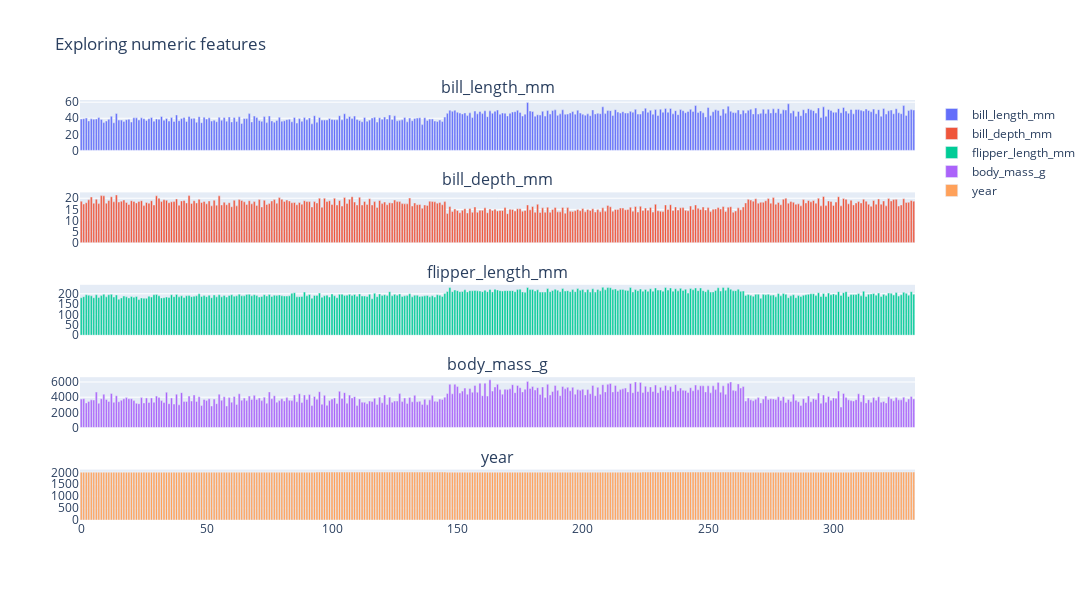

Notebook cell for this chart:
### Markdown cell above
# Шаг 2. Подготовка
У нас есть текстовые переменные и численные. Сразу выделим численные переменные и посмотрим на данные, чтобы визуально исключить outliers.

### Code cell
numeric_columns = ['bill_length_mm','bill_depth_mm','flipper_length_mm','body_mass_g','year']

fig = make_subplots(rows=5, cols=1, shared_xaxes=True, 
                    subplot_titles=numeric_columns)

for i in range(1,6):
    fig.add_trace(
        go.Bar(x=df.index, y=df[numeric_columns[i-1]],name=numeric_columns[i-1]),
        row=i, col=1
    )
    
fig.update_layout(height=600, width=1200, title_text="Exploring numeric features")

fig.show()

### Figure 1 — Plotly figure (JSON) as saved in the notebook; plotly's stock layout.template omitted (floating-point values rounded to 4 significant figures; data arrays with more than 128 entries replaced by an {"elided": "..."} marker saying what was removed)
{"data": [{"name": "bill_length_mm", "type": "bar", "x": {"elided": "333 int values"}, "xaxis": "x", "y": {"elided": "333 float values"}, "yaxis": "y"}, {"name": "bill_depth_mm", "type": "bar", "x": {"elided": "333 int values"}, "xaxis": "x2", "y": {"elided": "333 float values"}, "yaxis": "y2"}, {"name": "flipper_length_mm", "type": "bar", "x": {"elided": "333 int values"}, "xaxis": "x3", "y": {"elided": "333 int values"}, "yaxis": "y3"}, {"name": "body_mass_g", "type": "bar", "x": {"elided": "333 int values"}, "xaxis": "x4", "y": {"elided": "333 int values"}, "yaxis": "y4"}, {"name": "year", "type": "bar", "x": {"elided": "333 int values"}, "xaxis": "x5", "y": {"elided": "333 int values"}, "yaxis": "y5"}], "layout": {"annotations": [{"font": {"size": 16}, "showarrow": false, "text": "bill_length_mm", "x": 0.5, "xanchor": "center", "xref": "paper", "y": 1, "yanchor": "bottom", "yref": "paper"}, {"font": {"size": 16}, "showarrow": false, "text": "bill_depth_mm", "x": 0.5, "xanchor": "center", "xref": "paper", "y": 0.78, "yanchor": "bottom", "yref": "paper"}, {"font": {"size": 16}, "showarrow": false, "text": "flipper_length_mm", "x": 0.5, "xanchor": "center", "xref": "paper", "y": 0.56, "yanchor": "bottom", "yref": "paper"}, {"font": {"size": 16}, "showarrow": false, "text": "body_mass_g", "x": 0.5, "xanchor": "center", "xref": "paper", "y": 0.34, "yanchor": "bottom", "yref": "paper"}, {"font": {"size": 16}, "showarrow": false, "text": "year", "x": 0.5, "xanchor": "center", "xref": "paper", "y": 0.12, "yanchor": "bottom", "yref": "paper"}], "height": 600, "title": {"text": "Exploring numeric features"}, "width": 1200, "xaxis": {"anchor": "y", "domain": [0, 1], "matches": "x5", "showticklabels": false}, "xaxis2": {"anchor": "y2", "domain": [0, 1], "matches": "x5", "showticklabels": false}, "xaxis3": {"anchor": "y3", "domain": [0, 1], "matches": "x5", "showticklabels": false}, "xaxis4": {"anchor": "y4", "domain": [0, 1], "matches": "x5", "showticklabels": false}, "xaxis5": {"anchor": "y5", "domain": [0, 1]}, "yaxis": {"anchor": "x", "domain": [0.88, 1]}, "yaxis2": {"anchor": "x2", "domain": [0.66, 0.78]}, "yaxis3": {"anchor": "x3", "domain": [0.44, 0.56]}, "yaxis4": {"anchor": "x4", "domain": [0.22, 0.34]}, "yaxis5": {"anchor": "x5", "domain": [0, 0.12]}}}
